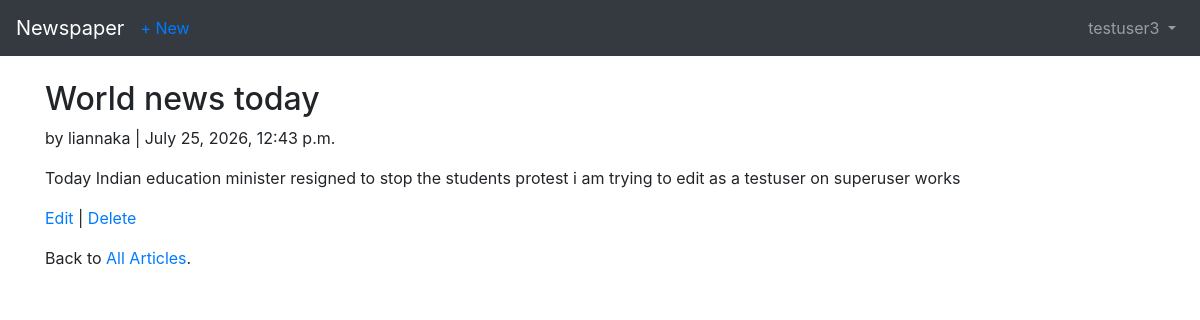
/articles/2/ (signed in), run on the app's committed database.
### users/models.py (models this page shows)
class CustomUser(AbstractUser):
    age = models.PositiveIntegerField(null=True, blank=True)

### articles/models.py (models this page shows, shortened)
class Article(models.Model):
    title = models.CharField(max_length= 255)
    body = models.TextField()
    date = models.DateTimeField(auto_now_add=True)
    author = models.ForeignKey(
    get_user_model(),
    on_delete=models.CASCADE,
    )

### articles/views.py (the view)
class ArticleDetailView(DetailView): # new
    model = Article
    template_name = 'article_detail.html'

### templates/article_detail.html
{% extends 'base.html' %}
{% block content %}
<div class="article-entry">
<h2>{{ object.title }}</h2>
<p>by {{ object.author }} | {{ object.date }}</p>
<p>{{ object.body }}</p>
</div>
<p><a href="{% url 'article_edit' article.pk %}">Edit</a> |
<a href="{% url 'article_delete' article.pk %}">Delete</a></p>
<p>Back to <a href="{% url 'article_list' %}">All Articles</a>.</p>
{% endblock content %}

### templates/base.html (shortened to what this page needs)
<!doctype html>
<html lang="en">
  <head>
    <link
      rel="stylesheet"
      href="https://stackpath.bootstrapcdn.com/bootstrap/4.5.2/css/bootstrap.min.css"
    />
  </head>
  <body>
    <nav class="navbar navbar-expand-md navbar-dark bg-dark mb-4">
      <a class="navbar-brand" href="{% url 'home' %}">Newspaper</a>
      {% if user.is_authenticated %}
      <ul class="navbar-nav mr-auto">
        <li class="nav-item"><a href="{% url 'article_new' %}">+ New</a></li>
      </ul>
      {% endif %}
      <div class="collapse navbar-collapse" id="navbarCollapse">
        {% if user.is_authenticated %}
        <ul class="navbar-nav ml-auto">
          <li class="nav-item dropdown">
            <a
              class="nav-link dropdown-toggle"
              href="#"
              id="userMenu"
              data-toggle="dropdown"
              aria-haspopup="true"
              aria-expanded="false"
            >
              {{ user.username }}
            </a>
          </li>
        </ul>
        {% endif %}
      </div>
    </nav>
    <div class="container">{% block content %} {% endblock %}</div>
  </body>
</html>

### data on the page
CustomUser: username "testuser3"
Article: title "World news today", author "liannaka", date "July 25, 2026, 12:43 p.m.", body "Today Indian education minister resigned to stop the students protest i am trying to edit as a testuser on superuser works"
